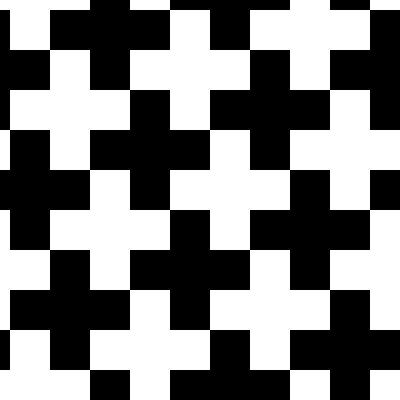
Frame 1 (no input)
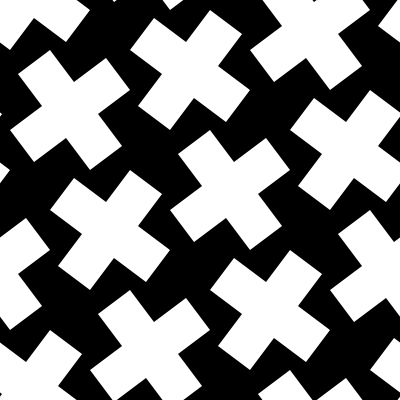
Frame 60 (the mouse pressed at the canvas centre just before this capture)
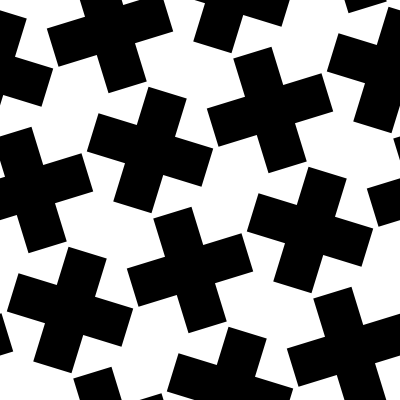
Frame 120 (the mouse held since frame 60 and released just before this capture)

The Processing sketch that drew these frames (run headless with seeded random() and noise(); from frame 60 on, the mouse is pressed at the canvas centre):

// Processing sketch: cross_spin
// ── cross_spin.pde
void setup() {
  size(400, 400);
  noStroke();
  pixelDensity(2);
}
int t = 0;
void draw() {
  
  if (t % 200 > 100) {
    background(255);
    fill(0);
    drawall(-50, -50, TAU*t/400);
  } else {
    background(0);
    fill(255);
    drawall(-130, -90, TAU*t/400);
  }
  t++;
  if (t == 200){
    t = 0;
  }
}
void drawCross(float x, float y, float a) {
  if (x-135 < width&&x + 135 > 0) {
    if (y-135 < height&&y + 135 > 0) {
      translate(x, y);
      rotate(a);
      rect(-20, -60, 40, 120);
      rect(-60, -20, 120, 40);
      rotate(-a);
      translate(-x, -y);
    }
  }
}
void drawall(float x_, float y_, float a) {
  float xt = x_;
  float yt = y_;
  float x = x_;
  float y = y_;
  int d = -1;
  for (int i = 0; i < 6; i++) {
    for (int j = 0; j < 9; j++) {
      drawCross(x, y, d*a);
      x += 120;
      y -= 40;
      d = -d;
    }
    d = -d;
    xt -= 80;
    yt += 160;
    x = xt;
    y = yt;
  }
}
